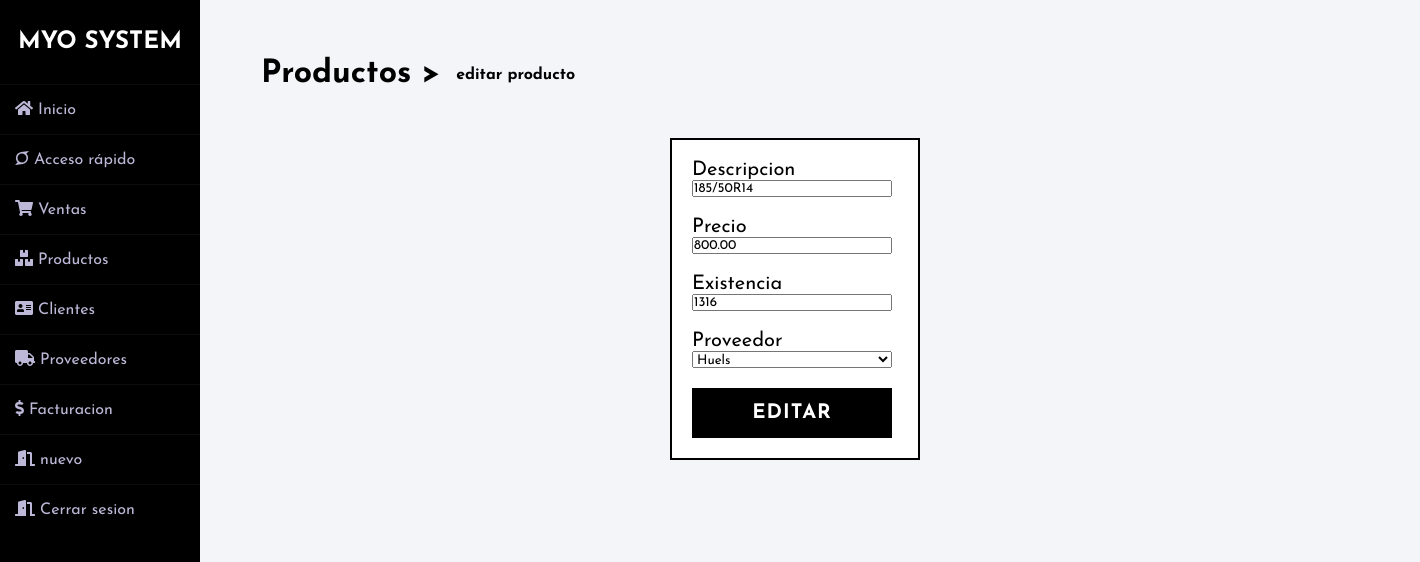
The app's page /u_prd.php?id=1 (signed in) with its own data.
### tables this page shows
CREATE TABLE `producto` (
  `idprod` int(11) NOT NULL,
  `descripcion` varchar(255) NOT NULL,
  `precio` decimal(10,2) NOT NULL,
  `existencia` int(11) NOT NULL,
  `idproveedor` int(11) NOT NULL,
  `activo` char(2) NOT NULL DEFAULT 'si'
);

### back/filluprd.php (called while the page is built, shortened)
<?php
include 'conexion.php';
  $idc = $_GET["id"];
  $q = "SELECT descripcion,precio,existencia,idproveedor FROM producto WHERE idprod = $idc;";
  $e = mysqli_query($con,$q);
  $contador = mysqli_num_rows($e);
  if ($contador > 0) {
        while ($datos = mysqli_fetch_array($e)) {
            $descripcion = $datos['descripcion'];
            $precio = $datos['precio'];
            $existencia = $datos['existencia'];
            $proveedor = $datos['idproveedor'];
        }
   }
?>

### u_prd.php (the view, shortened to what this page needs)
<?php
  include 'links/u_clientelinks.php';
  include 'back/filluprd.php';
  $idc = $_GET["id"];
?>
<!DOCTYPE html>
<html>
<head>
</head>
<body>
	<div class="wrapper">
    <?php
    include 'links/sidebar.php';
    ?>
    <div class="main_content">
    <h1 class="black down"><a class="black" href="productos.php">Productos</a> ></h1>
    <h4 class="downr3">editar producto</h4>
    <div class="downp">
    	<div class="frm_registrar">
			<form method="post" action="back/b_uprd.php?ic=<?php echo $idc ?>">
				<label>Descripcion</label>
                <br>
    			<input name="descripcion" type="text" class="iwi" placeholder="Nombre de cliente" value = "<?php echo $descripcion?>" required>
                <br><br>
    			<label>Precio</label>
                <br>
    			<input name="precio"type="text" class="iwi" placeholder="RNC de cliente" value = "<?php echo $precio?>"  required>
				<br><br>
				<label>Existencia</label>
                <br>
    			<input name="existencia" type="text" class="iwi" placeholder="Direccion de cliente" value = "<?php echo $existencia?>"  required>
                <br><br>
    			<label>Proveedor</label>
                <br>
    			<select name="idproveedor"style="width: 200px;">
                <?php
                        include_once 'back/conexion.php';
                        $query = mysqli_query($con,"select idproveedor,nombreprov from proveedor where activo = 'si';");
                        while ($row = mysqli_fetch_array($query)) {
                           $nombre = $row['nombreprov'];
                            $idprov = $row['idproveedor'];
                            if ($idprov == $proveedor) {
                                echo "<option value='$idprov' selected>$nombre</option>";
                            }else{
                            echo "<option value='$idprov'>$nombre</option>";
                            }
                        }
                ?>
                </select>
    			<br><br>
    			<input type="submit" class="iwi btn btn-2" value="Editar">
		  	</form>
        </div>
    	</div>
</body>
</html>

### css/cssgeneral.css (style rules this page uses)
.down { transform: translate(5%, 180%); }
.downr3 { transform: translate(21%, 220%); }
* { outline:none !important; }
a { text-decoration: none !important;outline: none !important; }
.downp { margin-left: 70px; margin-top: 90px; font-size: 20px; }

### css/botones.css (style rules this page uses)
.btn { border: none; font-size: 20px; color: inherit; background: none; cursor: pointer; padding: 15px 40px; text-transform: uppercase; letter-spacing: 1px; font-weight: 700; outline: none; -webkit-transition: all 0.3s; -moz-transition: all 0.3s; transition: all 0.3s; }
.btn:after { content: ''; position: absolute; z-index: -1; -webkit-transition: all 0.3s; -moz-transition: all 0.3s; transition: all 0.3s; }
.btn:before { speak: none; font-style: normal; font-weight: normal; font-variant: normal; text-transform: none; line-height: 1; position: relative; -webkit-font-smoothing: antialiased; }
.btn-2 { background: black; color: #fff; }
.btn-2:before { position: absolute; height: 100%; left: 0; top: 0; line-height: 3; font-size: 140%; width: 60px; }

### css/form.css (style rules this page uses)
.frm_registrar { padding: 20px; border: 2px solid black; width: 250px; margin-left: 400px; background: white; font-size: 20px; margin-top: 3px; }
.iwi { width: 200px; }

### css/sidebar.css (style rules this page uses)
* { margin: 0; padding: 0; box-sizing: border-box; list-style: none; text-decoration: none; font-family: 'Josefin Sans', sans-serif; }
body { background-color: #f3f5f9; }
.wrapper { display: flex; position: relative; }
.wrapper .main_content { width: 100%; margin-left: 200px; }

### records on screen
producto: descripcion "185/50R14", precio "800.00", existencia "1316"

### other values on screen
form field idproveedor "Huels"
